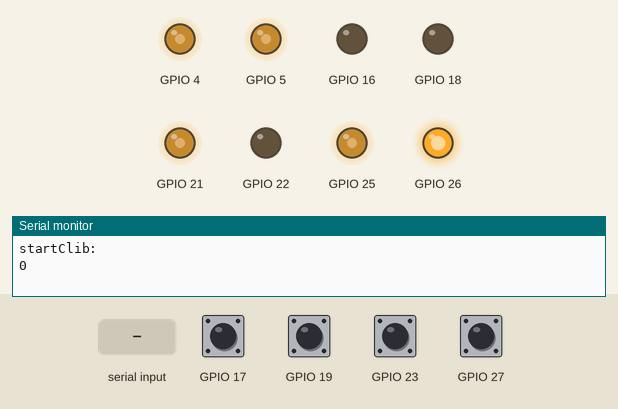
Recording of a program running on a simulated ESP32. On the bench: output pins drawn as LEDs (lit = HIGH), the last lines printed to the serial monitor. Inputs (shaded band) come from the test bench; at power-on: GPIO 17, GPIO 19, GPIO 23, GPIO 27 HIGH.

Above: at 1.2 s.
1.3 s: GPIO 17 pulled LOW for 0.15 s
At 1.8 s:
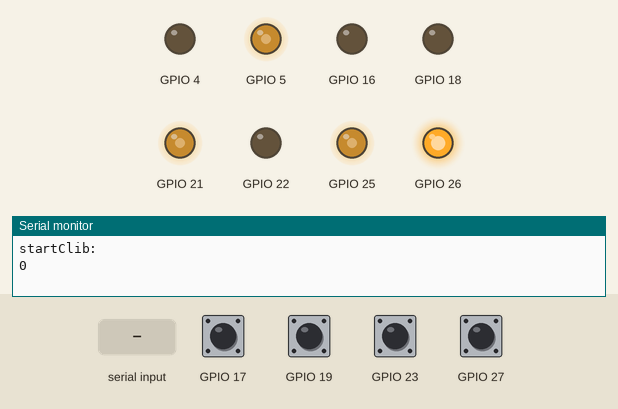
2.9 s: GPIO 19 pulled LOW for 0.15 s
At 4.1 s:
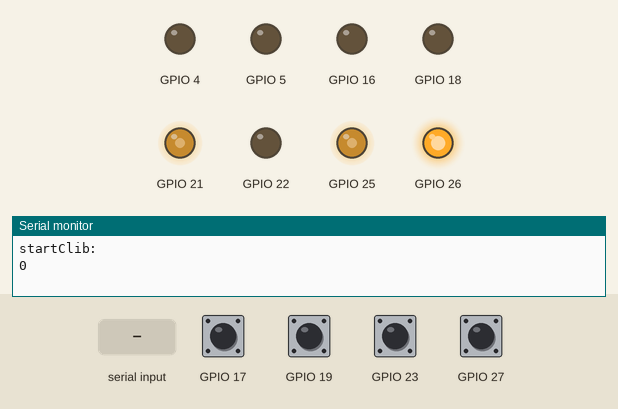
4.5 s: GPIO 23 pulled LOW for 0.15 s
At 5.4 s:
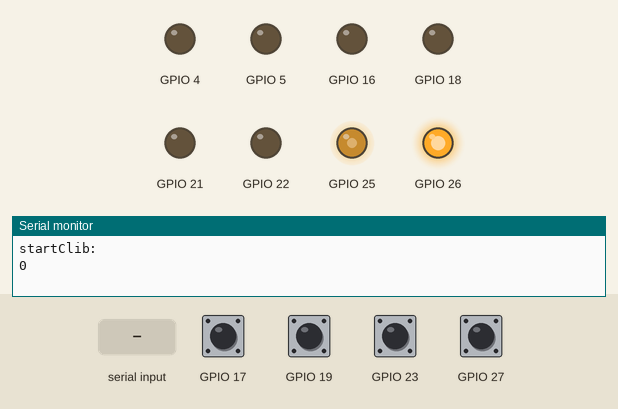
6.1 s: GPIO 27 pulled LOW for 0.15 s
At 6.6 s:
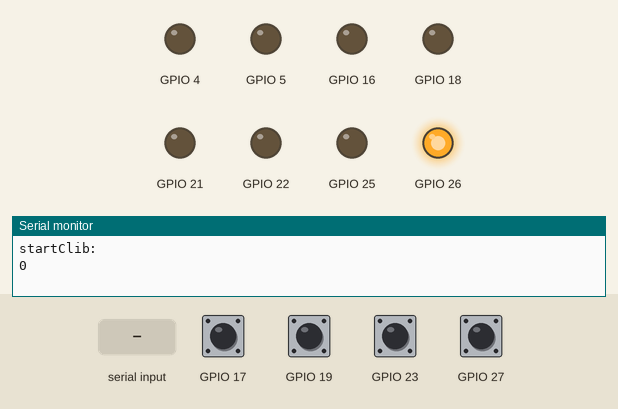
7.7 s: "1" received over Serial
At 8.8 s:
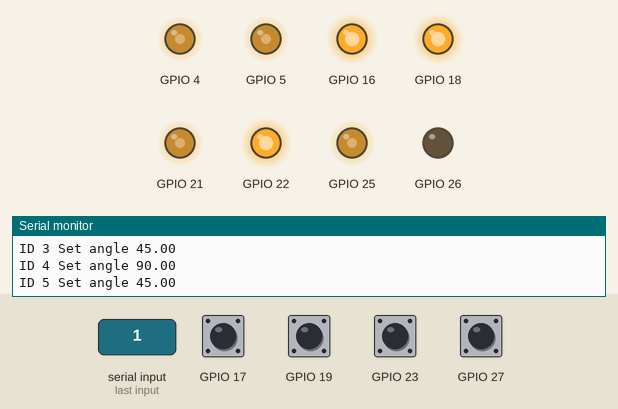
Timing chart, 0 to 29.2 s (numbered marks = the images above; inputs shaded):
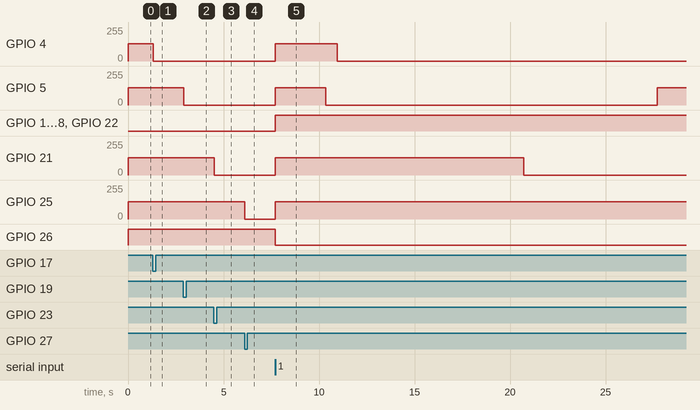

Measured:
- after the input at 1.3 s, GPIO 4: 128/255 → 0/255 at once
- after the input at 2.9 s, GPIO 5: 128/255 → 0/255 at once
- after the input at 4.5 s, GPIO 21: 128/255 → 0/255 at once
- after the input at 6.1 s, GPIO 25: 128/255 → 0/255 at once
- after the input at 7.7 s, GPIO 4: 0/255 → 128/255 at once, → 0/255 3.3 s later; GPIO 5: 0/255 → 128/255 at once, → 0/255 2.7 s later, → 128/255 17.4 s later; GPIO 16, GPIO 18, GPIO 22: LOW → HIGH at once; GPIO 21: 0/255 → 128/255 at once, → 0/255 13.0 s later; GPIO 25: 0/255 → 128/255 at once

The program:

main.cpp
```cpp
#include <Arduino.h>
#include "driver/ledc.h"
#include "hardware/motor.h"
#include "hardware/move.h"


#ifdef CORE_DEBUG_LEVEL
#undef CORE_DEBUG_LEVEL
#endif

#define CORE_DEBUG_LEVEL 3
#define LOG_LOCAL_LEVEL ESP_LOG_DEBUG
static const char* TAG = "main.cpp";


// stepper asix6(18,5,19,2,10000);
static move* nowWhatMoves = nullptr;
static int8_t nowTotalNumOfMoves = 0;
static int8_t nowMoveNum = 0;
int8_t calib_map = 0;
int8_t action_map = 0;
int8_t status = 0;
stepper axis1(4,16,17,3,40000,1);
stepper axis3(25,26,27,5,10000,3);
stepper axis4(21,22,23,7,10000,4);
stepper axis5(5,18,19,1,100000,5);

int8_t run_move(move* whatmove, int8_t numOfMoves){
  if (nowWhatMoves != nullptr){
    //handle the conflict here
  }
  else{
    action_map = 0b00111010;
    nowWhatMoves = whatmove;
    nowTotalNumOfMoves = numOfMoves;
    nowMoveNum = 0;
    return 0;
  }
}

void move_action_cb(stepper* self){
  action_map |= 1 << (self->getID());
  return;
  // Serial.print("ID ");
  // Serial.print(self->getID());
  // self->getID();
  // Serial.println(" Finished its work");
  // self->setAngle(35);
}

int8_t move_handle();

void setup() {
  Serial.begin(115200);
  ESP_LOGI(TAG, "Booting");
  axis3.actionDoneHook = move_action_cb;
  axis3.calibDoneHook = [](stepper* self){
    // Serial.print("Done!:");
    // Serial.println(millis());
    calib_map |= 1 << (self->getID());
    // self->setAngle(60);
  };
  axis3.setTotalMS(40000);
  axis3.setAngleLimit(0,90);
  axis3.calibrate_start(1);

  axis4.actionDoneHook = move_action_cb;
  axis4.calibDoneHook = axis3.calibDoneHook;
  axis4.setTotalMS(26000);
  axis4.setAngleLimit(0,180);
  axis4.calibrate_start(0);

  axis1.actionDoneHook = move_action_cb;
  axis1.calibDoneHook = axis3.calibDoneHook;
  axis1.setTotalMS(13000);
  axis1.setAngleLimit(0,180);
  axis1.calibrate_start(0);

  axis5.actionDoneHook = move_action_cb;
  axis5.calibDoneHook = axis3.calibDoneHook;
  axis5.setTotalMS(5300);
  axis5.setAngleLimit(0,90);
  axis5.calibrate_start(0);

  Serial.println("startClib: ");
  Serial.println(millis());

}

void loop() {
  static bool flag = 1;
  // if (flag && (calib_map == 0b00111010)){
  //   flag = 0;
  //   run_move(yujin,2);
  // }

  int incoming = Serial.available();
  if (incoming)
  {
    char *buffer = nullptr;
    if (incoming < 100)
      buffer = new char[incoming + 1];
    memset(buffer, 0, incoming + 1);
    Serial.readBytes(buffer, incoming);
    if (buffer[0] == '1' && status == 0 && (calib_map == 0b00111010)){
      status = 1;
      run_move(chuoshou,7);
      Serial.println("enter state 1");
      //FIXME
      // run_move()
    }
    else if (buffer[0] == '2' && status == 1){//&& action_map == 0b00111010){
      if (action_map == 0b00111010){
        status = 2;
        run_move(chuobei,19);
        Serial.println("enter state 2");
      }
      else{
        Serial.print("got msg while status = ");
        Serial.print(status);
        Serial.print(" and actionmap = ");
        Serial.print(action_map);
      }
      //FIXME
      // run_move()
    }
    else if (buffer[0] == '3' && status == 2){// && action_map == 0b00111010){
      if (action_map == 0b00111010){
        status = 3;
        Serial.println("enter state 3");
        run_move(yujin,2);
      }
      else{
        Serial.print("got msg while status = ");
        Serial.print(status);
        Serial.print(" and actionmap = ");
        Serial.print(action_map);
      }

    }

    delete buffer;
  }
  move_handle();
  vTaskDelay(1);
}

int8_t move_handle(){
  axis5.handle();
  axis1.handle();
  axis3.handle();
  axis4.handle();
  if (nowWhatMoves != nullptr){
    if (calib_map == 0b00111010){//all 4 axis calibed
      if(action_map == 0b00111010){
        action_map = 0;
        nowMoveNum++;
        if (nowMoveNum > nowTotalNumOfMoves){
          nowWhatMoves = nullptr;
          nowTotalNumOfMoves = 0;
          nowMoveNum = 0;
          Serial.println("end of moves");
          action_map = 0b00111010;
          return 1;
        }
        Serial.println("\n-------\nnow move is");
        Serial.println(nowMoveNum);
        axis1.setAngle(nowWhatMoves->a1.angle);
        axis3.setAngle(nowWhatMoves->a3.angle);

        axis4.setAngle(nowWhatMoves->a4.angle);
        axis5.setAngle(nowWhatMoves->a5.angle);
        nowWhatMoves++;
        return 0;
      }
      return -1;

    }
    return -2;
  }else{
    return 0;
  }

}
```

motor.cpp
```cpp
#include "motor.h"
#include <Arduino.h>
#include "freertos/FreeRTOS.h"

stepper::stepper(uint8_t CP, uint8_t DIR, uint8_t Limit, uint8_t channel, int32_t frequency, uint8_t ID_):\
freq(frequency),DIRPin(DIR),limitPin(Limit),ledChannel(channel),ID(ID_){
    ledcSetup(channel, frequency, 4);
    ledcAttachPin(CP, channel);
    ledcWrite(channel, 0);
    pinMode(Limit, INPUT_PULLUP);
    pinMode(DIR, OUTPUT);
}

stepper::~stepper()
{
}

void stepper::calibrate_start(bool direction_){
    direction = direction_;
    digitalWrite(DIRPin, direction);
    ledcWrite(ledChannel, 8);
}
/**
 * @brief this function should run
 *        every ms
 *
 * @return int
 */
int stepper::handle(){
    if (calibDone == false){
        if (digitalRead(limitPin))
            readSensorCount = 0;
        else
            readSensorCount++;
        if (readSensorCount > 10){
            calibDone = true;
            actionDone = true;
            now_ms = 0;
            ledcWrite(ledChannel, 0);
            if (calibDoneHook != nullptr)
                calibDoneHook(this);
        }
    }else{
        if (!actionDone){
            if (millis() > stop_at_ms){
                ledcWrite(ledChannel, 0);
                actionDone = true;
                now_ms = target_ms + millis() - stop_at_ms;
                if (actionDoneHook != nullptr)
                    actionDoneHook(this);
            }
        }
    }

}

bool stepper::isCalibDone(){
    return calibDone;
}

int stepper::setAngle(float pos){
    Serial.print("ID ");
    Serial.print(this->getID());
    Serial.print(" Set angle ");
    Serial.println(pos);
    if (length_ms <= 0)
        throw;
    if (!calibDone || pos > Anglemax || pos < Anglemin)
        return -1;
    target_ms = ((length_ms + 0.0) / (Anglemax - Anglemin)) * (pos - Anglemin);
    // Serial.print("target_ms");
    // Serial.println(target_ms);
    // Serial.print("now_ms");
    // Serial.println(now_ms);
    if (abs(target_ms - now_ms) < 20){
        // dont actionDone = true; here, if we do
        // if might cause infinite Recursion
        actionDone = false;
        stop_at_ms = millis();
        ledcWrite(ledChannel, 0);
        return 1;
    }
    if (target_ms > now_ms)
        digitalWrite(DIRPin, !direction);
    else
        digitalWrite(DIRPin, direction);
    stop_at_ms = abs(target_ms - now_ms) + millis();
    actionDone = false;
    ledcWrite(ledChannel, 8);
    return 0;
}

void stepper::setTotalMS(int32_t ms){
    length_ms = ms;
}

void stepper::setAngleLimit(float min, float max){
    if (min > max){
        float tmp = max;
        max = min;
        min = tmp;
    }
    Anglemin = min;
    Anglemax = max;
}
uint8_t stepper::getID(){
    return ID;
}
```

motor.h
```cpp
#ifndef MOTOR_H
#define MOTOR_H

#include "driver/gpio.h"
class stepper
{
private:
    bool calibDone = false;
    // bool calibDone = true;
    bool actionDone = false;
    bool direction = false;
    int32_t freq = -1;
    int32_t length_ms = -1;
    int32_t now_ms = 0; //position now
    int32_t target_ms = 0;
    int32_t stop_at_ms = 0;
    int16_t readSensorCount = 0;
    uint8_t DIRPin = -1;
    uint8_t limitPin = -1;
    uint8_t ledChannel = -1;
    uint8_t ID = 0;
    float Anglemin = 0;
    float Anglemax = 0;

    /* data */
public:
    void (*actionDoneHook)(stepper*) = nullptr;
    void (*calibDoneHook)(stepper*) = nullptr;
    static void setup();
    bool isCalibDone();
    stepper(uint8_t CP, uint8_t DIR, uint8_t Limit, uint8_t channel, int32_t frequency, uint8_t ID_);
    // void setFerq(int freq);
    void setTotalMS(int32_t ms);
    int setAngle(float pos);
    void calibrate_start(bool direction_);
    int handle();
    uint8_t getID();
    ~stepper();
    void setAngleLimit(float min, float max);
};


/*
 * LEDC Chan to Group/Channel/Timer Mapping
** ledc: 0  => Group: 0, Channel: 0, Timer: 0
** ledc: 1  => Group: 0, Channel: 1, Timer: 0
** ledc: 2  => Group: 0, Channel: 2, Timer: 1
** ledc: 3  => Group: 0, Channel: 3, Timer: 1
** ledc: 4  => Group: 0, Channel: 4, Timer: 2
** ledc: 5  => Group: 0, Channel: 5, Timer: 2
** ledc: 6  => Group: 0, Channel: 6, Timer: 3
** ledc: 7  => Group: 0, Channel: 7, Timer: 3
** ledc: 8  => Group: 1, Channel: 0, Timer: 0
** ledc: 9  => Group: 1, Channel: 1, Timer: 0
** ledc: 10 => Group: 1, Channel: 2, Timer: 1
** ledc: 11 => Group: 1, Channel: 3, Timer: 1
** ledc: 12 => Group: 1, Channel: 4, Timer: 2
** ledc: 13 => Group: 1, Channel: 5, Timer: 2
** ledc: 14 => Group: 1, Channel: 6, Timer: 3
** ledc: 15 => Group: 1, Channel: 7, Timer: 3
*/

#endif
```

move.h
```cpp
#ifndef MOVE_H
#define MOVE_H
#include <stdint.h>

typedef struct
{
	uint8_t ID;
	float angle;
} action;

typedef struct
{
	action a1;
	action a3;
    action a4;
	action a5;
} move;

extern move chuoshou[];
extern move yujin[];
extern move chuobei[];
extern move demo[];
#endif
```

Source omitted: move.cpp (data table, 3238 bytes)
